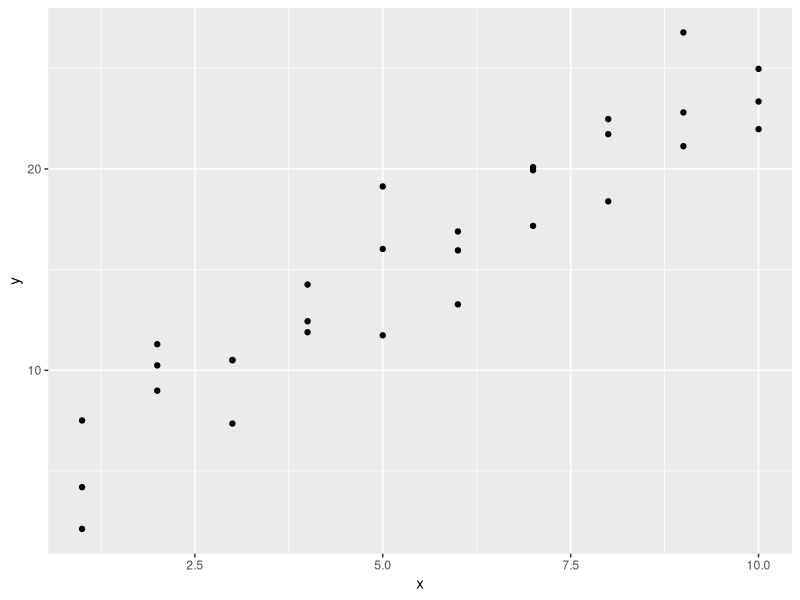
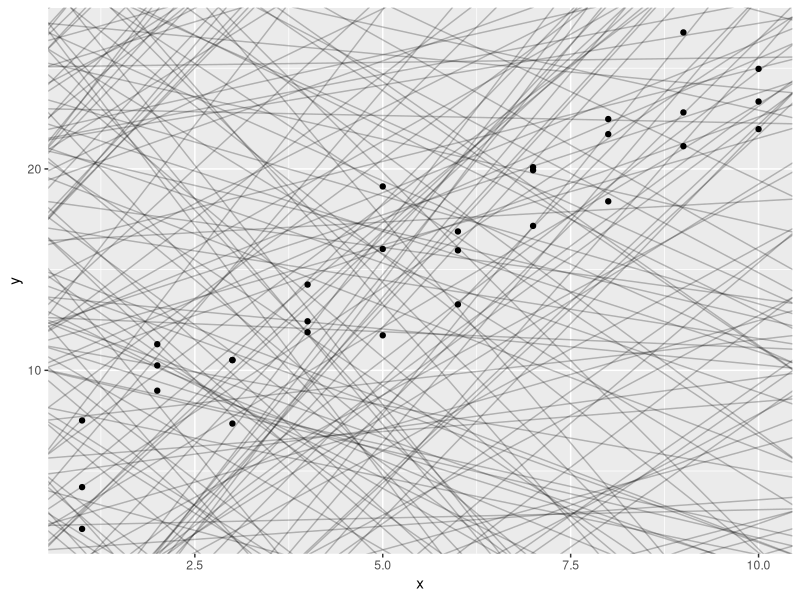
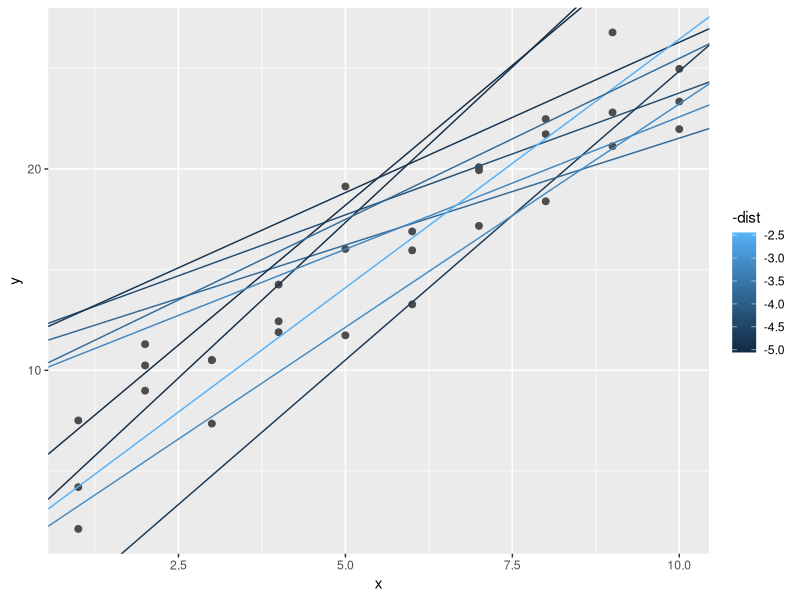
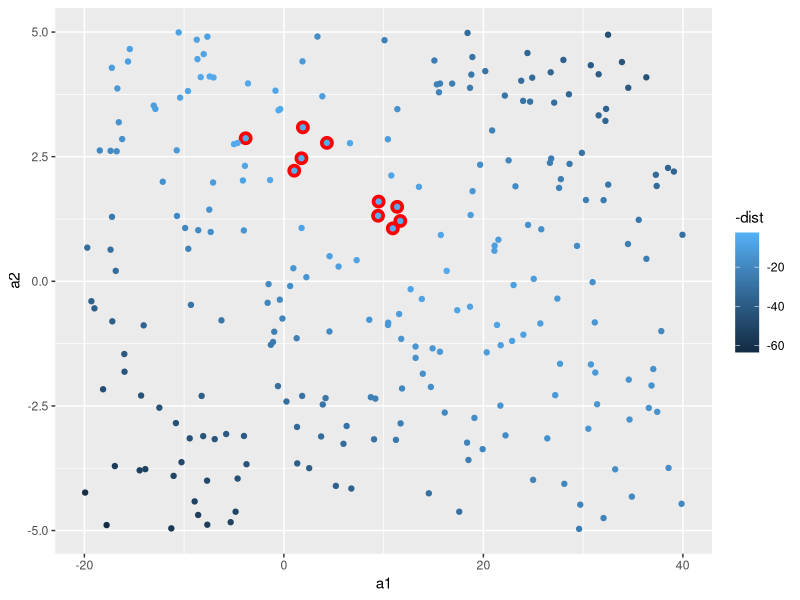
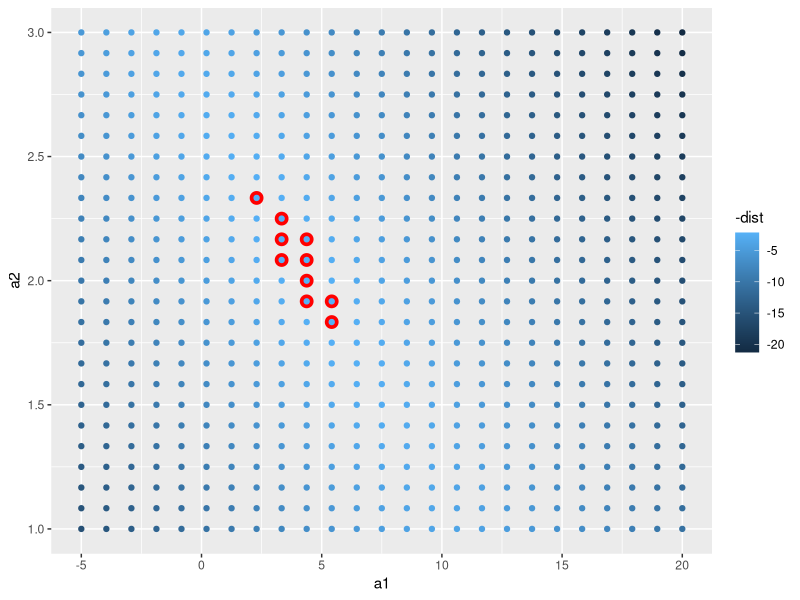
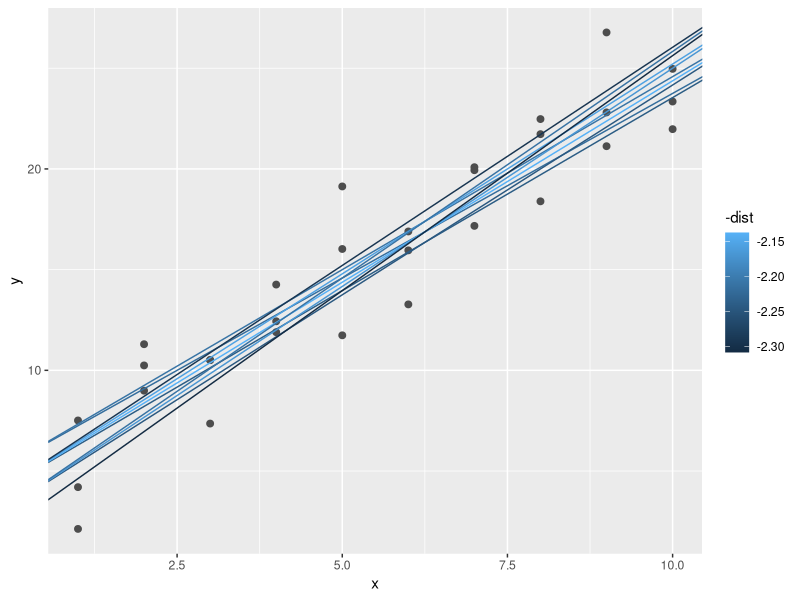
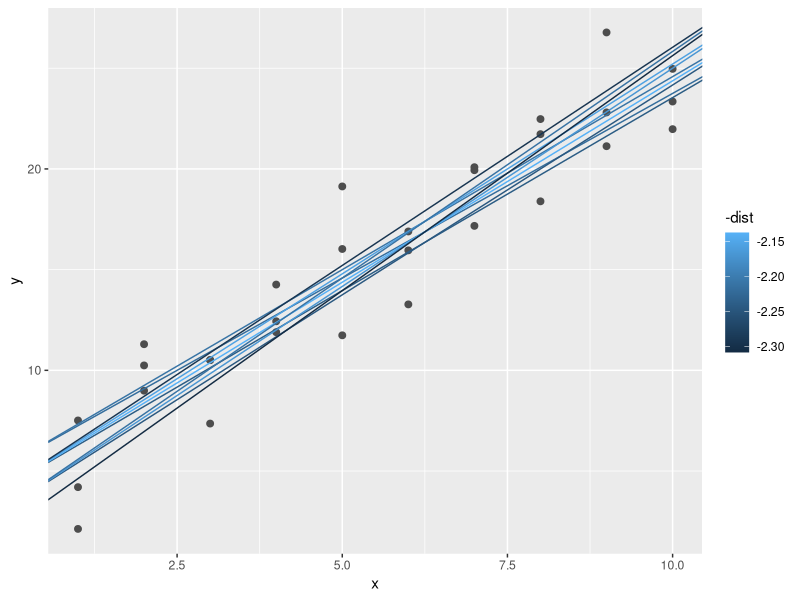
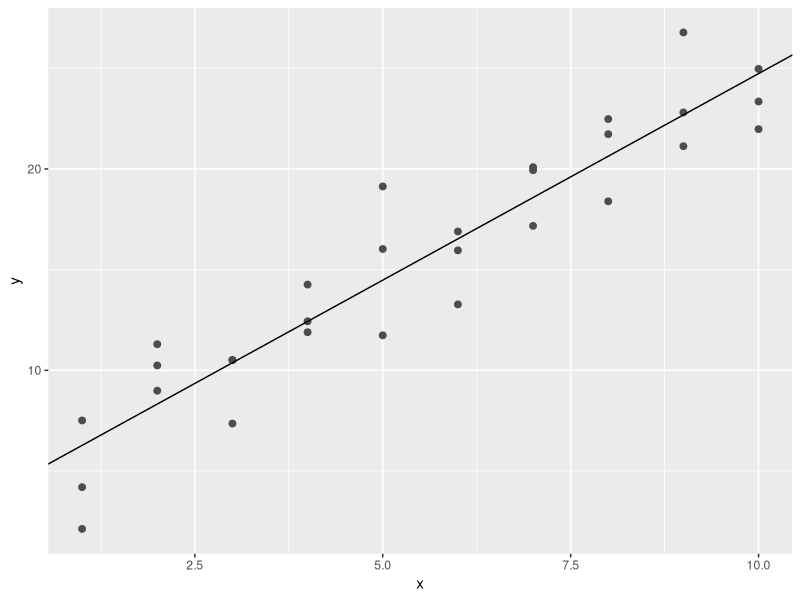

R code for these plots, in order:
library(tidyverse)

library(modelr)
options(na.action = na.warn)

ggplot(sim1, aes(x, y)) + 
  geom_point()

models <- tibble(
  a1 = runif(250, -20, 40),
  a2 = runif(250, -5, 5)
)

ggplot(sim1, aes(x, y)) + 
  geom_abline(aes(intercept = a1, slope = a2), data = models, alpha = 1/4) +
  geom_point() 

#Selecting the best model
model1 <- function(a, data) {
  a[1] + data$x * a[2]
}
model1(c(7, 1.5), sim1)

#Need to take the mean squared error
measure_distance <- function(mod, data) {
  diff <- data$y - model1(mod, data)
  sqrt(mean(diff ^ 2))
}
measure_distance(c(7, 1.5), sim1)
#> [1] 2.665212

sim1_dist <- function(a1, a2) {
  measure_distance(c(a1, a2), sim1)
}

models <- models %>% 
  mutate(dist = purrr::map2_dbl(a1, a2, sim1_dist))
models

# this is an easy way to make sure that the best models 
#(i.e. the ones with the smallest distance) get the brighest colours.
ggplot(sim1, aes(x, y)) + 
  geom_point(size = 2, colour = "grey30") + 
  geom_abline(
    aes(intercept = a1, slope = a2, colour = -dist), 
    data = filter(models, rank(dist) <= 10)
  )

ggplot(models, aes(a1, a2)) +
  geom_point(data = filter(models, rank(dist) <= 10), size = 4, colour = "red") +
  geom_point(aes(colour = -dist))

#grid search
grid <- expand.grid(
  a1 = seq(-5, 20, length = 25),
  a2 = seq(1, 3, length = 25)
) %>% 
  mutate(dist = purrr::map2_dbl(a1, a2, sim1_dist))

grid %>% 
  ggplot(aes(a1, a2)) +
  geom_point(data = filter(grid, rank(dist) <= 10), size = 4, colour = "red") +
  geom_point(aes(colour = -dist)) 

ggplot(sim1, aes(x, y)) + 
  geom_point(size = 2, colour = "grey30") + 
  geom_abline(
    aes(intercept = a1, slope = a2, colour = -dist), 
    data = filter(grid, rank(dist) <= 10)
  )

ggplot(sim1, aes(x, y)) + 
  geom_point(size = 2, colour = "grey30") + 
  geom_abline(
    aes(intercept = a1, slope = a2, colour = -dist), 
    data = filter(grid, rank(dist) <= 10)
  )

#Using the optim command
best <- optim(c(0, 0), measure_distance, data = sim1)
best$par
#> [1] 4.222248 2.051204

ggplot(sim1, aes(x, y)) + 
  geom_point(size = 2, colour = "grey30") + 
  geom_abline(intercept = best$par[1], slope = best$par[2])

sim1_mod <- lm(y ~ x, data = sim1)
coef(sim1_mod)
#> (Intercept)           x 
#>    4.220822    2.051533

grid <- sim1 %>% 
  data_grid(x) 

#Create evenly spaced grid
grid <- sim1 %>% 
  data_grid(x) 

#Next we add the model predictions
grid <- grid %>% 
  add_predictions(sim1_mod) 
grid


ggplot(sim1, aes(x)) +
  geom_point(aes(y = y)) +
  geom_line(aes(y = pred, x = x), data = grid, colour = "red", size = 1)

#Get residuals but we use the original dataset
sim1 <- sim1 %>% 
  add_residuals(sim1_mod)
sim1
#> # A tibble: 30 x 3
#>       x     y  resid
#>   <int> <dbl>  <dbl>
#> 1     1  4.20 -2.07 
#> 2     1  7.51  1.24 
#> 3     1  2.13 -4.15 
#> 4     2  8.99  0.665
#> 5     2 10.2   1.92 
#> 6     2 11.3   2.97 
#> # … with 24 more rows

#Frequency polygon to understand the spread of the
#residuals
ggplot(sim1, aes(resid)) + 
  geom_freqpoly(binwidth = 0.5)

ggplot(sim1, aes(x, resid)) + 
  geom_ref_line(h = 0) +
  geom_point() 

#How the formula works in the model
df <- tribble(
  ~y, ~x1, ~x2,
  4, 2, 5,
  5, 1, 6
)
model_matrix(df, y ~ x1)
#> # A tibble: 2 x 2
#>   `(Intercept)`    x1
#>           <dbl> <dbl>
#> 1             1     2
#> 2             1     1

#Remove the intercept
model_matrix(df, y ~ x1 - 1)
#> # A tibble: 2 x 1
#>      x1
#>   <dbl>
#> 1     2
#> 2     1

model_matrix(df, y ~ x1 + x2)
#> # A tibble: 2 x 3
#>   `(Intercept)`    x1    x2
#>           <dbl> <dbl> <dbl>
#> 1             1     2     5
#> 2             1     1     6

#when you have categorical vars
df <- tribble(
  ~ sex, ~ response,
  "male", 1,
  "female", 2,
  "male", 1
)
model_matrix(df, response ~ sex)
#> # A tibble: 3 x 2
#>   `(Intercept)` sexmale
#>           <dbl>   <dbl>
#> 1             1       1
#> 2             1       0
#> 3             1       1